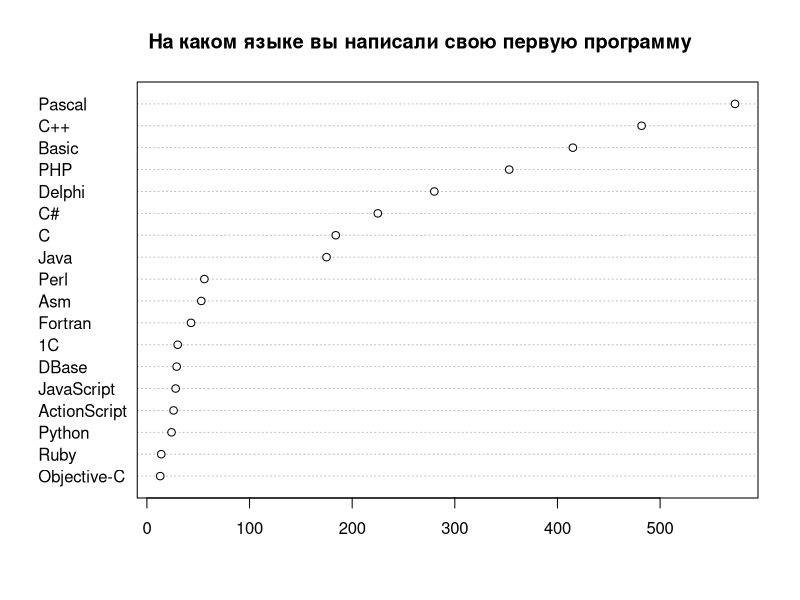
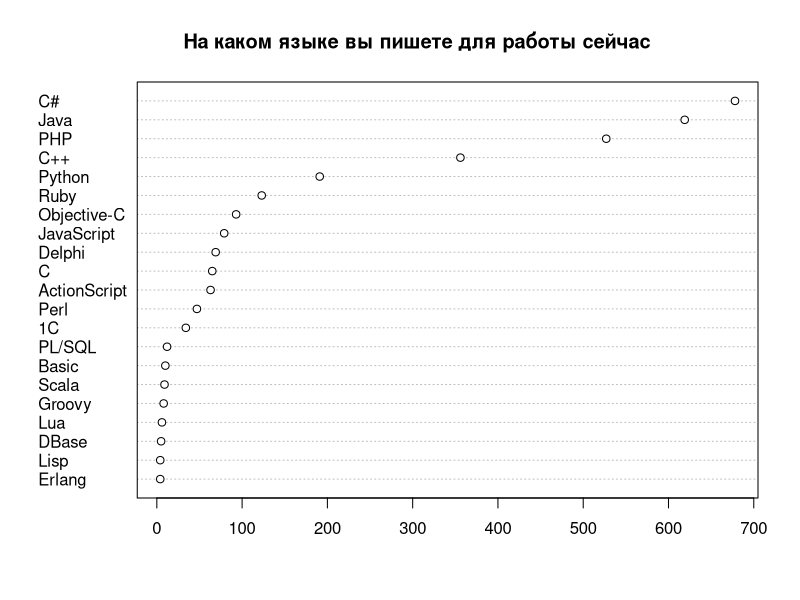
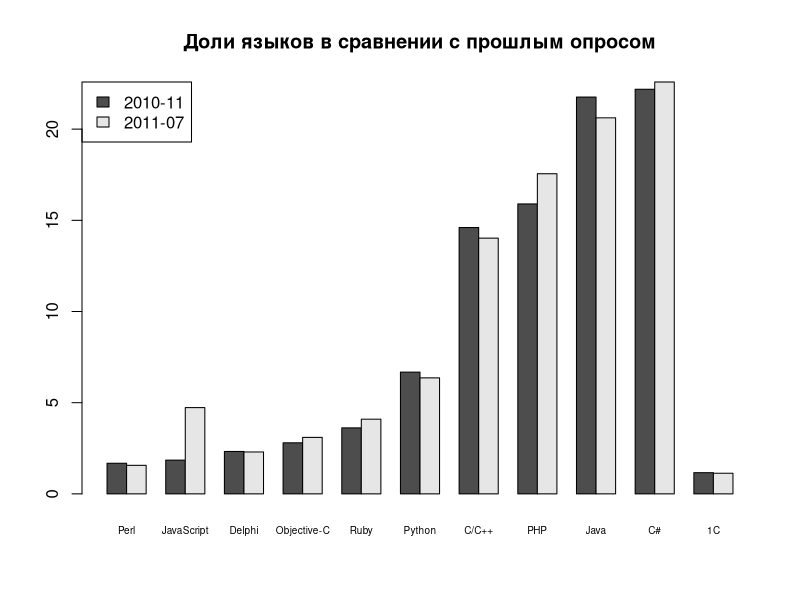
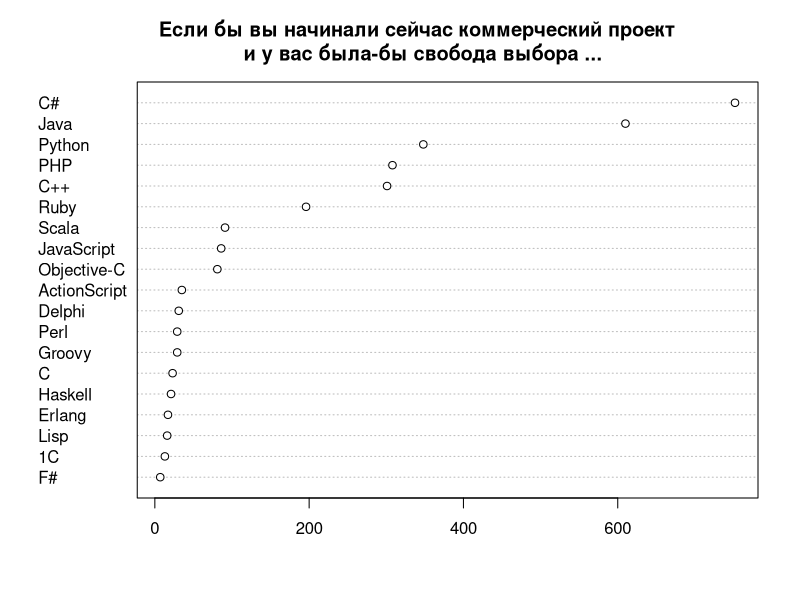
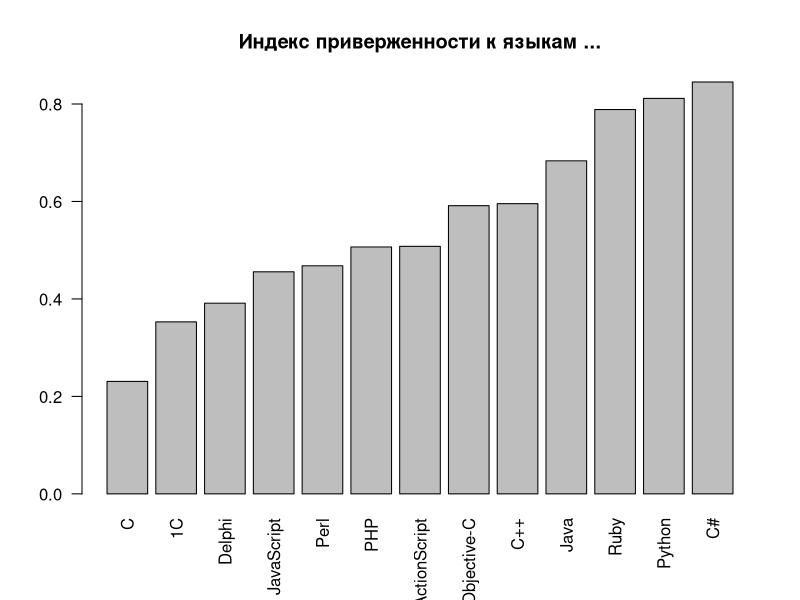
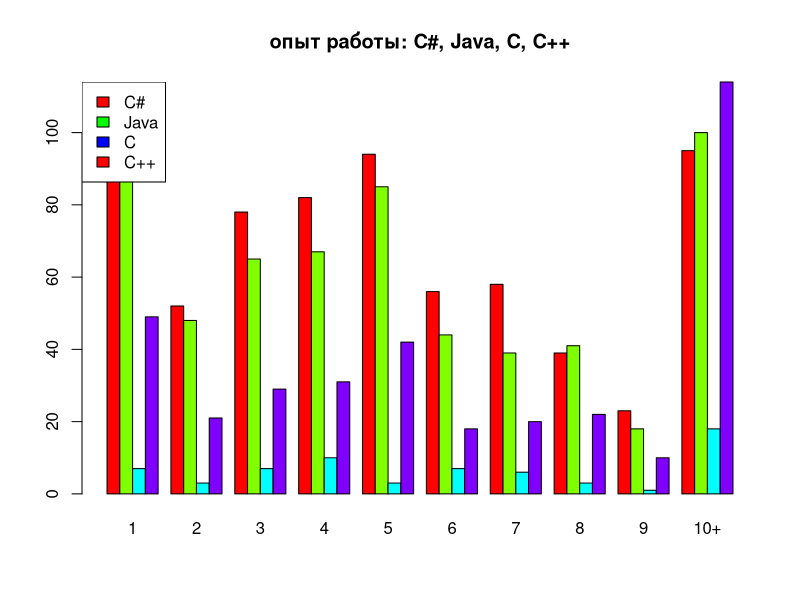
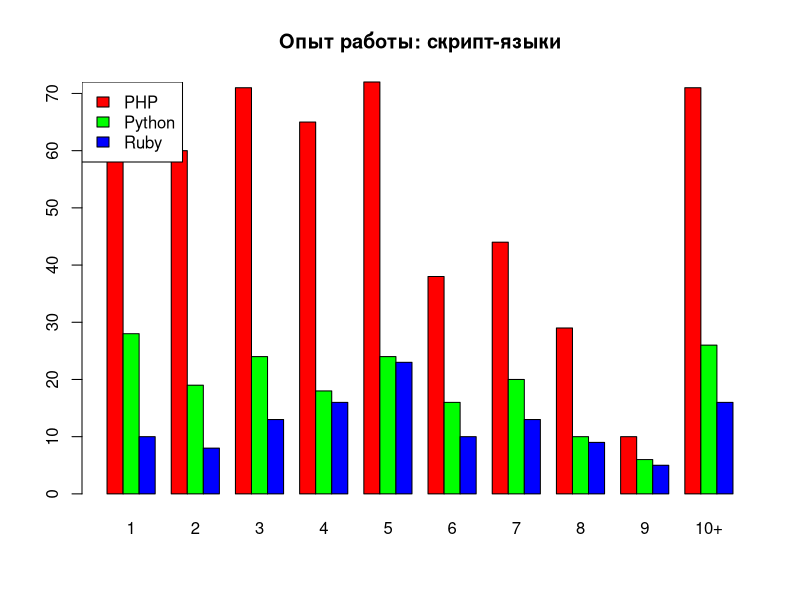
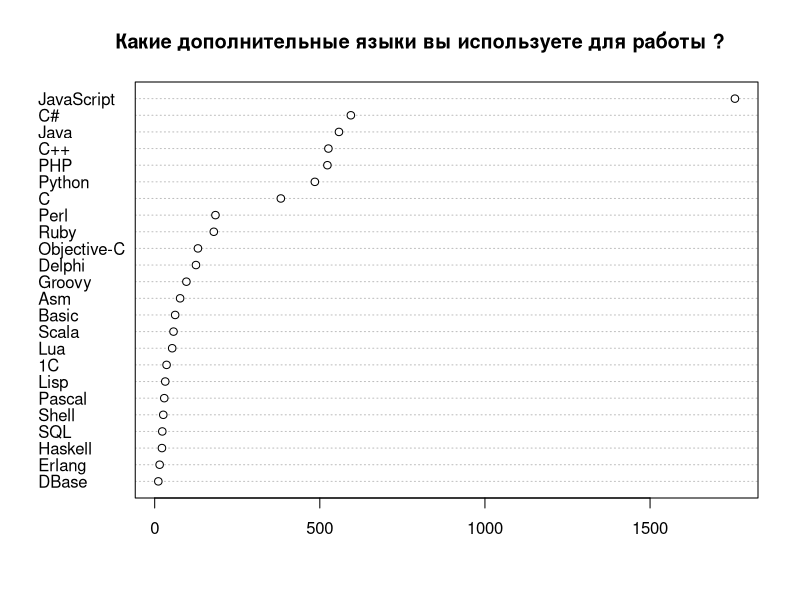

R code for these plots, in order: (Note: this script raises an error after producing the figures.)
# R scripts for cleanup and produsing some statistics for dou questionare.
# (see report on http://www.developers.org.ua/archives/rssh/2010/12/14/programming-languages-rating-2010/ )
#
# Use this on own risc.
#
# You can use and redistribute this scripts on conditions of
# GNU General Public License version 2 or later.
# 
#
# (C) Ruslan Shevchenko <ruslan@shevchenko.kiev.ua> 2010, 2011
#
# note, that file contains cyrillic comments in utf8 encoding.

#config
drawNow=TRUE

qs1 <- read.csv(file="../2010_12/questionare1.csv", head=TRUE, sep=",")
qs2 <- read.csv(file="questionare2.csv", head=TRUE, sep=",")
# normalize data

# попробуес привести к нормальному виду список дополнительных языков:
normalizeLanguage <- function(x) {
  x <- gsub("(^ )|( $)","",x);
  x <- gsub("(ActionScript(.+)$)|(Action *Script.*$)|AS3|AS|as3",
            "JavaScript",x);
  x <- gsub("actionscript|Actionscript|ActionScript|actionScript|(Adobe Fl.*)",
            "JavaScript",x);
  x <- gsub("JavaScript(.*)","JavaScript",x);
  x <- gsub("groovy","Groovy",x);
  x <- gsub("Groovy / Grails at back-end","Groovy",x);
  x <- gsub("(Groovy.*)|& Groovy","Groovy",x);
  x <- gsub("Android Java|Android","Java",x);
  x <- gsub("xslt","XSLT",x);
  x <- gsub("(built-in.*)","Other",x);
  x <- gsub("Delphi.*","Delphi",x);
  x <- gsub("(erlang)|(Erlang \\(server side\\))","Erlang",x);
  x <- gsub("Flash|Flex","JavaScript",x);
  x <- gsub("Google Go","Go",x);
  x <- gsub("Shell.*|bash|UNIX shell|unix shell|Shell.*Bash|shell|Bash|ksh","Shell",x);
  x <- gsub("(Shell.scripts)|(Shell-scripting)","Shell",x);
  x <- gsub("FoxPro","DBase-подобные",x);
  x <- gsub("Matlab","MatLab",x);
  x <- gsub("Ocaml|ocaml","OCaml",x);
  x <- gsub("(VBScript)|(VB.Net)|(VB.NET)|VBS|PureBasic","Basic",x);
  x <- gsub("JavaScript(.*)$","JavaScript",x);
  x <- gsub("MXML","",x);
  x <- gsub("(^XML$)|(^xml$)","",x);
  x <- gsub("^XSL$","XSLT",x);
  x <- gsub("Qt","",x);
  x <- gsub("English","",x);
  x <- gsub("sh","Shell",x);
  x <- gsub("php","PHP",x);
  x <- gsub("go!|go","Go",x);
  x <- gsub("TCL|tcl","Tcl",x);
  x <- gsub("TurboProlog","Prolog",x);
  x <- gsub("CPL(.*)","CPL",x);
  x <- gsub("D \\(client side\\)","D",x);
  x <- gsub("jruby","Ruby",x);
  x <- gsub("clojure","Clojure",x);
  x <- gsub("f#","F#",x);
  x <- gsub("^c$","C",x);
  x <- gsub("что такое(.*)","",x);
  x <- gsub("PL-SQL|pl/sql|pl/pgsql","PL/SQL",x);
  x <- gsub("^sql$","SQL",x);
  x
}
#
languagesColumn <- function(cname,data) { al=NULL
  for(a in strsplit(as.character(data[,cname]),",")) {
    al=c(al,normalizeLanguage(a))
  }
  al <- factor(al)
  al
} 
al <- languagesColumn('AdditionalLanguages',qs2)
pl <- languagesColumn('PetProjectsLanguages',qs2)

# в фиксированном списке языков тоже есть мусор  
normalizeFixLanguage <- function(x) {
 x <- gsub("(^ )|( $)","",x);
 x <- gsub("PL\\\\SQL|(pl/sql)","PL/SQL",x);
 x <- gsub("Visual Basic(.*)|VisualBasic|VB|Sinclair BASIC|QBasic","Basic",x);
 x <- gsub("(^машинный код(.*))|(binary code)|Assembler(.*)|Ассембер(.*)","Asm",x);
 x <- gsub("Asm for M-22","Asm",x);
 x <- gsub("мнемокоды МК(.*)|МК-62","Asm",x);
 x <- gsub("Clipper|Clarion|Fox Pro|FoxPro","DBase",x);
 x <- gsub("С#","C#",x);
 x<-gsub("\\(выберите из списка\\)","нет",x);
 x <- gsub("зависит от(.*)","нет",x);
 x <- gsub("Зависит от(.*)","нет",x);
 x <- gsub("не занимаюсь(.*)","нет",x);
 x <- gsub("Больше проект(.*)|какой(.*)","нет",x);
 x <- gsub("В зависимости(.*)","нет",x);
 x <- gsub("Depends(.*)|где же(.*)","нет",x);
 x <- gsub("Python(.*)","Python",x);
 x <- gsub("erlang","Erlang",x);
 x <- gsub("F#, Ocaml","F#",x);
 x <- gsub("сильно(.*)","нет",x);
 x <- gsub("flex","ActionScript",x);
 x <- gsub("go|go,(.*)","Go",x);
 x <- gsub("Ruby(.*)","Ruby",x);
 x <- gsub("c/asm/(.*)","C",x);
 x <- gsub("PL/Sql(.*)","PL/SQL",x);
}
qs1['NowLanguage'] <- lapply(qs1['NowLanguage'],
                            function(x){factor(normalizeFixLanguage(x))})
qs1['NextLanguage'] <- lapply(qs1['NextLanguage'],
                            function(x){factor(normalizeFixLanguage(x))})
qs1['FirstLanguage'] <- lapply(qs1['FirstLanguage'],
                            function(x){factor(normalizeFixLanguage(x))})

qs2['NowLanguage'] <- lapply(qs2['NowLanguage'],
                            function(x){factor(normalizeFixLanguage(x))})
qs2['NextLanguage'] <- lapply(qs2['NextLanguage'],
                            function(x){factor(normalizeFixLanguage(x))})
qs2['FirstLanguage'] <- lapply(qs2['FirstLanguage'],
                            function(x){factor(normalizeFixLanguage(x))})

# удалим неиспользуемые колонки
qs1$Comment <- NULL
qs1$Timestamp <- NULL
qs2$Timestamp <- NULL


# "да"/"нет" пусть будут с большой буквы 
normalizeBool <- function(x) {
  x<-gsub("да","Да",x)
  x<-gsub("нет","Нет",x)
}
qs2['InUA'] <- lapply(qs2['InUA'],function(x){factor(normalizeBool(x))})

qs <- qs2


# на чем начинали ?
funsfl <- function(qs) {
  sfl <- summary(qs[['FirstLanguage']])
  sfl <- sfl[order(sfl)]
  return(sfl[sfl>10])
}
sfl1 <- funsfl(qs1)
sfl1 <- sfl1[-match("другой",names(sfl1))]
sfl2 <- funsfl(qs2)

if (drawNow) {
  png(file="sfl.png")
  dotchart(sfl2)
  title("На каком языке вы написали свою первую программу")
  dev.off()
}



# на чем пишут сейчас ?
funsnl<-function(qs) {
 snl <- summary(qs[['NowLanguage']])
 snl <- snl[order(snl)]
 if (!is.na(match("другой",names(snl)))) {
    snl <- snl[-match("другой",names(snl))]
 }
 # хмм, у нас же в преамбле было написано что SQL здесь не рассматривается
 if (!is.na(match("SQL",names(snl)))) {
    snl <- snl[-match("SQL",names(snl))]
 }
 return(snl)
}
snl1 <- funsnl(qs1)
# в прошлый раз 1С была кириллицей, сейчас латыницей
snl1['1C']=snl1['1С']
snl1sv <- snl1
snl1 <- snl1[snl1>3]
snl2 <- funsnl(qs2)
snl2sv <- snl2
snl2 <- snl2[snl2>3]
#  нарисуем картинку
if (drawNow) {
  png(file="snl.png")
  dotchart(snl2)
  title("На каком языке вы пишете для работы сейчас ")
  dev.off()
}

# приведем прошлый и будущтй опрос к одним параметром
# нынешний:
snlp <- snl2
snlp["C/C++"] <- snl2["C"]+snl2["C++"]
snlp["JavaScript"] <- snl2["JavaScript"]+snl2["ActionScript"]
snlp <- snlp[-match(c("C","C++","ActionScript"),names(snlp))]
# прошлый:
i<-match("DBase-подобные", names(snl1))
names(snl1)[i]<-"DBase"

snl1old <- snl1
snlpold <- snlp
# приведем к долям от общего к-ства
snl1 <- (snl1/sum(snl1))*100
snlp <- (snlp/sum(snlp))*100
# нам интересно  тольк то, что больше процента
snl1 <- snl1[snl1>1]
snlp <- snlp[snlp>1]


cnames <- intersect(names(snl1),names(snlp))
## сдалаем общую матрицу и выложим на общий график
snlm <- matrix(ncol=length(cnames),nrow=2,byrow=TRUE)
colnames(snlm) <- cnames
rownames(snlm) <- c("2010-11","2011-07") 
snlm["2010-11",] <- snl1[cnames]
snlm["2011-07",] <- snlp[cnames]
if (drawNow) {
  png(file="slnm.png")
  barplot(snlm,beside=TRUE,cex.names=0.6,legend=TRUE,args.legend=list(x="topleft"))
  title("Доли языков в сравнении с прошлым опросом")
  dev.off();
}



# на что хотят перейти сейчас ?
sxl <- summary(qs[['NextLanguage']])
sxl <- sxl[order(sxl)]
if (!is.na(match("другой",names(sxl)))) {
  sxl <- sxl[-match("другой",names(sxl))]
}
if (!is.na(match("нет",names(sxl)))) {
  sxl <- sxl[-match("нет",names(sxl))]
}
sxl<-sxl[sxl>5]
if (drawNow) {
  png(file="sxl.png")
  dotchart(sxl)
  title("Если бы вы начинали сейчас коммерческий проект \n и у вас была-бы свобода выбора ...")
  dev.off()
}

#
# Индекс удовлетворенности языком (для немаргинальных):
#  старые рассчеты
lct1 <- table(qs1$NowLanguage,qs1$Change)
lci1 <- lct1[,"Нет"]/(lct1[,"Нет"]+lct1[,"Да"])
# Запомним для использования в итогах
lci1 <- lci1[names(snl1old[snl1old>15])]
lci1 <- lci1[order(lci1)]
lct1 <- table(qs1$NowLanguage,qs1$NextLanguage)
# новые на основе выбора следующего языка
lct <- table(qs$NowLanguage,qs$NextLanguage)
lci <- array(0,length(rownames(lct)))
names(lci) <- rownames(lct)
for(i in rownames(lct)) {
  if (i %in% colnames(lct)) {
    lci[i]<-lct[i,i]/sum(lct[i,])
  }
}
lcisv <- lci
lci <- lci[names(snl2[snl2>15])]
lci <- lci[order(lci)]
if (drawNow) {
  png(file="lci.png")
  barplot(lci,las=2)
  title("Индекс приверженности к языкам ...")
  dev.off()
}


snl <- snl2
languageAfter <- function(lct,name) {
 mgX <- lct[name,]/snl[name]
 mgX <- mgX[mgX>0.01]
 mgX <- mgX[rev(order(mgX))]
}

#
# куда планируюь уйти с C
print("mirgation from C:");
print(languageAfter(lct,"C"))

#
# куда планируют перейти PHP-ники:
print("mirgation from PHP:");
print(languageAfter(lct,"PHP"))

print("mirgation from Perl");
print(languageAfter(lct,"Perl"))

# то-же самое для l=других языков
print("mirgation from Delphi:");
print(languageAfter(lct,"Delphi"))

print("mirgation from 1C:");
print(languageAfter(lct,"1C"))

print("mirgation from Java:");
print(languageAfter(lct,"Java"))

print("old mirgation from Java:");
print(languageAfter(lct1,"Java"))

print("mirgation from Python");
print(languageAfter(lct,"Python"))

print("mirgation from C#");
print(languageAfter(lct,"C#"))



# распределение по языкам и опыту работы
lct1 <- table(qs1$NowLanguage,qs1$Experience)
lct2 <- table(qs2$NowLanguage,qs2$ExperienceInProgramming)
langPercentage <- function(lct,snl,x) {
   lct[x,]/snl[x]
}


lct2 <- lct2[names(snl2[snl2>50]),]
#lct <- lct[,c("0","1","2","3","4","5","6","7","8","9","10 и больше")]
lct2 <- lct2[,c("1","2","3","4","5","6","7","8","9","10+")]
#colnames(lct)<-c("0","1","2","3","4","5","6","7","8","9",">10")
plct2 <- langPercentage(lct2,snl2,rownames(lct2))
if (drawNow) {
  png(file="experience1.png")
  #oldpar <- par(mfrow=c(1,2))
  names<-c("C#","Java","C","C++")
  barplot(lct2[names,],beside=TRUE,col=rainbow(4))
  legend("topleft",names,fill=rainbow(3))
  title("опыт работы: C#, Java, C, C++")
  #barplot(plct[names,],beside=TRUE,col=rainbow(3))
  dev.off()
  # и для скрипт-языков
  png(file="experience2.png")
  #oldpar <- par(mfrow=c(1,2))
  names<-c("PHP","Python","Ruby")
  barplot(lct2[names,],beside=TRUE,col=rainbow(3))
  title("Опыт работы: скрипт-языки")
  legend("topleft",names,fill=rainbow(3))
  #barplot(plct[names,],beside=TRUE,col=rainbow(3))
  dev.off()
  #par(oldpar)
}


# какие языки используются как дополнительные
sal<-summary(al)
sal<-sal[sal>10]
sal<-sal[order(sal)]
if (drawNow) {
  png(file="sal.png")
  dotchart(sal)
  title("Какие дополнительные языки вы используете для работы ?")
  dev.off()
}


# и для развлечения
spl <- summary(pl)
spl <- spl[spl>10]
spl <- spl[order(spl)]
if (drawNow) {
  png(file="spl.png")
  dotchart(spl)
  title("Есть ли у вас свои pet-projects ?\nЕсли есть, то на каких языках ?")
  dev.off()
}
## сколько пользователей вобще пишет для развлечения:
ppl<-qs[["PetProjectsLanguages"]]
cat("К-ство пользователей, у кого есть свои проекты:",
  length(ppl[ppl!=""])
  ,"\n"
)

## как принимается решение о выборе языка:
scl=summary(qs$Choos)
names(scl) <- c("зависит \nот проекта","заказчиком","исполнителем","моя организация\n специализируется на этом языке","совместно")
if (drawNow) {
  png(file="scl.png")
  barplot(scl)
  title("Кем принимается решение о выборе языка ?")
  text(3,1,labels=c("исполнителем"))
  text(5.5,1,labels=c("совместно"))
  dev.off()
}

# демография - опыт работы в программировании сейчас,
ew2 <- summary(qs2[['ExperienceInProgramming']])[c("1","2","3","4","5","6","7","8","9","10+")]
ew2 <- ew2/sum(ew2)
# по сравнению с прошлым опросом
ew1 <- summary(qs1[['Experience']])
ew1["1"]=ew1["1"]+ew1["2"];
ew1["10+"]<-ew1["10 и больше"]
ew1 <- ew1[c("1","2","3","4","5","6","7","8","9","10+")]
ew1 <- ew1/sum(ew1)
## сдалаем общую матрицу и выложим на общий график
ew <- matrix(ncol=10,nrow=2,byrow=TRUE)
colnames(ew) <- names(ew2)
rownames(ew) <- c("2010-11","2011-07")
ew["2010-11",] <- ew1
ew["2011-07",] <- ew2
if (drawNow) {
  png(file="ew.png")
  barplot(ew,beside=TRUE)
  title("Распределение опыта работы программистом")
  dev.off()
}

#на чем пишут люи старше 50 ?
t <- table(qs$Age,qs$NowLanguage)
x <- t[">= 50",]
x <- x[x>0]
x <- x[rev(order(x))]
print("languages for people after 50")
print(x)
# а 40-50 ?
x <- t["[40, 50)",]
x <- x[x>0]
x <- x[rev(order(x))]
print("languages for people in [40,50)")
print(x)

en <- c("1","2","3","4","5","6","7","8","9","10+")
t2<-table(qs$ExperienceInLanguage,qs$ExperienceInProgramming)[en,en]
if (drawNow) {
  png(file="el.png")
  barplot(t2,col=rainbow(10))
  title("Опыт работы программистом/на выбранном языке")
  dev.off()
}



## опыт работы в диаспоре и приехавшиз из украины
stu <- table(qs$InUA,qs$ExperienceInProgramming)
stu <- stu[,c("1","2","3","4","5","6","7","8","9","10+")]
colnames(stu)<-c("1","2","3","4","5","6","7","8","9",">10")
stu <- stu[c("Да","Нет"),]
normalizePercents<-function(tbl) 
{
 for(x in rownames(tbl)) {
   tbl[x,]<-tbl[x,]/sum(tbl[x,])
 }
 tbl
}
stu<-normalizePercents(stu)
# barcode.
# 
if (drawNow) {
  png(file="expUA.png")
  barplot(stu,beside=TRUE,legend=TRUE)
  dev.off()
}

# 
stu <- table(qs$NowLanguage,qs$InUA)
linUA=stu[,"Да"]
linNotUA=stu[,"Нет"]


linUA<-linUA/sum(linUA)
linUA<-linUA[order(linUA)]
linUA<-linUA[linUA>0.03]

linNotUA<-linNotUA/sum(linNotUA)
linNotUA<-linNotUA[order(linNotUA)]
linNotUA<-linNotUA[linNotUA>0.03]

names<-c("C#","Java","PHP","C++","Python","Ruby")
lnua<-cbind(linUA[names],linNotUA[names])
colnames(lnua)<-c("in UA","not in UA")
if (drawNow) {
  png(file="lnUA.png")
  barplot(lnua,beside=TRUE,col=rainbow(6))
  legend("topright",names,fill=rainbow(6))
  dev.off()
}

# now do summary of languages.
names<-c("C#","Java","C","C++","PHP","Python","Ruby","Objective-C","Scala",
      "Delphi", "JavaScript", "ActionScript","F#",
      "Perl", "Haskell", "Lisp", "1C", "Basic", "Erlang",
      "DBase", "PL/SQL", "Asm", "Lua", "Fortran", "Cobol","Groovy")

#
# allign all to one set of names
zeroNames <- function(data,names) {
 for(i in names) {
   if (is.na(data[i])) {
     data[i] = 0
   }
 }
 data
}


snl1sv <- snl1sv[-match("нет",names(snl1sv))]
# snl2sv <- snl2sv[-match("нет",names(snl1sv)]

snl1sv <- zeroNames(snl1sv,names)
snl2sv <- zeroNames(snl2sv,names)

rxsnl1p <- (snl1sv/sum(snl1sv))[names]*100
rxsnl2p <- (snl2sv/sum(snl2sv))[names]*100

rxsnl2 <- snl2sv[names]

rxsfl <- sfl2[names]

sxl <- zeroNames(sxl,names)
rxsxl <- sxl[names]
rxsxlp <- (sxl/sum(sxl))[names]*100


splf <- summary(pl)
splf <- zeroNames(splf,names)
rxspl <- splf[names]

salf <- summary(al)
salf <- zeroNames(salf,names)
rxsal <- salf[names]

diff = rxsnl2p-rxsnl1p

rxlci <- lcisv[names]

#
# печатаем изменения по сравнению с прошлым разом
# если вероятность изменения > 90%
pv <- cbind(names)
for(l in names) {
  pv[l] <-prop.test(c(snl2sv[l],snl1sv[l]),c(n2,n1))$p.value
}


res<-cbind(rxsnl2p,diff,rxsnl2,rxsxlp,rxsxl,rxsal,rxspl,rxlci)

for(l in names) {
  if (is.na(pv[l]) || pv[l]>0.10) {
    res[l,'diff'] <- NA
  }
}

# и показать финальную таблцу, отсортированную по доле рынка
res<- res[rev(order(rxsnl2)),]
res
